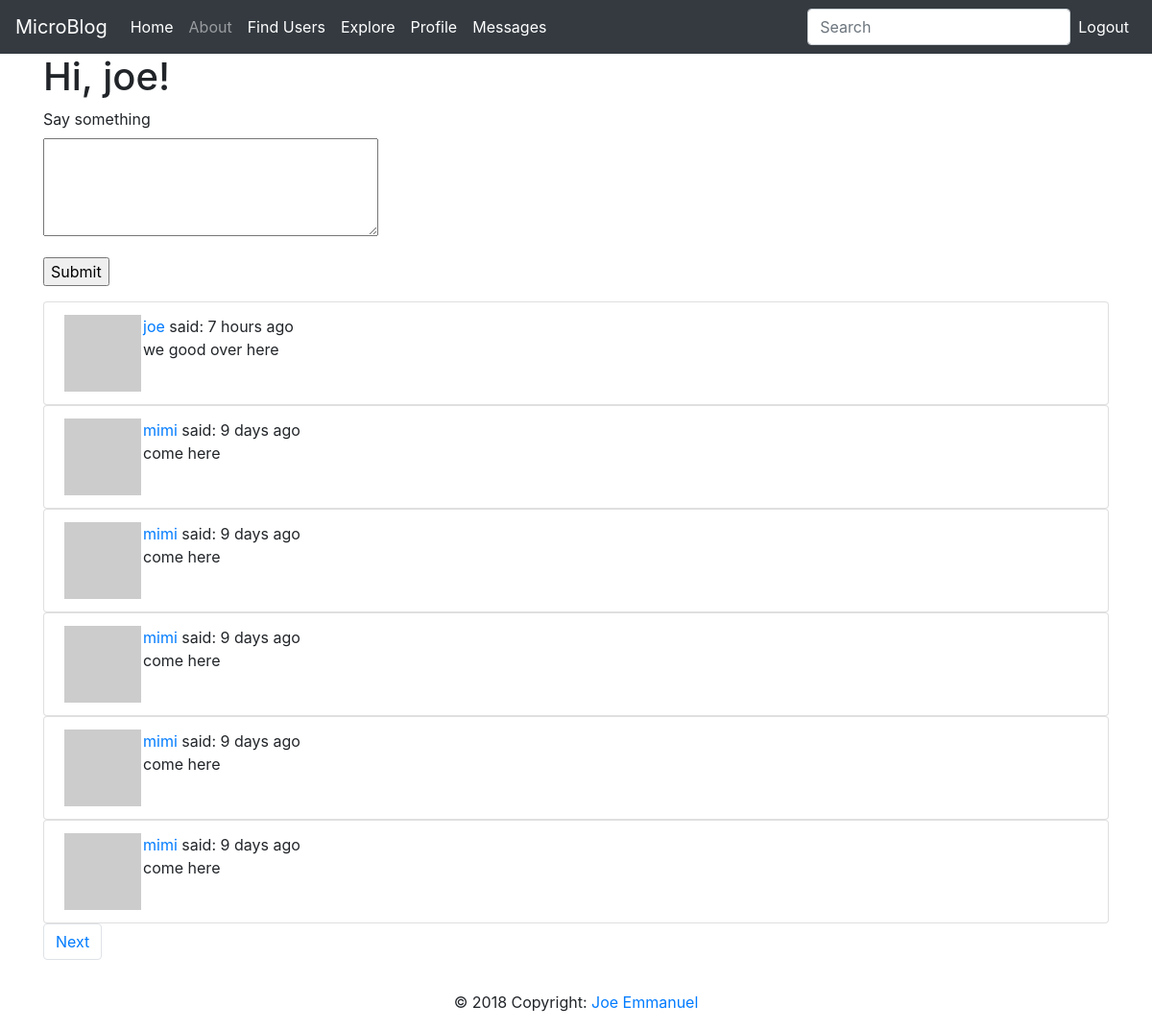
The page /index (signed in) on the database its author committed.
### app/models.py (models this page shows, shortened)
class User(UserMixin, db.Model):
    __tablename__ = 'user'
    id = db.Column(db.Integer, primary_key=True)
    username = db.Column(db.String(64), index=True, unique=True)
    email = db.Column(db.String(64), index=True, unique=True)
    password_hash = db.Column(db.String(128))
    posts = db.relationship('Post', backref='author', lazy='dynamic')
    about_me = db.Column(db.String(140))
    last_seen = db.Column(db.DateTime, default=datetime.utcnow)
    followed = db.relationship(
        'User', secondary=followers,
        primaryjoin=(followers.c.follower_id == id),
        secondaryjoin=(followers.c.followed_id == id),
        backref=db.backref('followers', lazy='dynamic'), lazy='dynamic')
    messages_sent = db.relationship('Message', foreign_keys='Message.sender_id',
                                    backref='author', lazy='dynamic')
    messages_received = db.relationship('Message', foreign_keys='Message.recipient_id',
                                        backref='recipient', lazy='dynamic')
    last_message_read_time = db.Column(db.DateTime)
    def avatar(self, size):
        digest = md5(self.email.lower().encode('utf-8')).hexdigest()
        return 'https://www.gravatar.com/avatar/{}?d=identicon&s={}'.format(
            digest, size)
    def new_messages(self):
        last_read_time = self.last_message_read_time or datetime(1900, 1, 1)
        return Message.query.filter_by(recipient=self).filter(Message.timestamp
                                                              > last_read_time).count()

class Post(db.Model):
    __tablename__ = 'posts'
    id = db.Column(db.Integer, primary_key=True)
    body = db.Column(db.String(140))
    timestamp = db.Column(db.DateTime, index=True, default=datetime.utcnow)
    user_id = db.Column(db.Integer, db.ForeignKey('user.id'))
    language = db.Column(db.String(5))

### app/main/routes.py (the view, shortened to what this page needs)
@bp.route('/', methods=['GET', 'POST'])
@bp.route('/index', methods=['GET', 'POST'])
@login_required
def index():
    form = PostForm()
    page = request.args.get('page', 1, type=int)
    posts = Post.query.order_by(Post.timestamp.desc()).paginate(page, current_app.config['POSTS_PER_PAGE'], False)
    next_url = url_for('main.index', page=posts.next_num) if posts.has_next else None
    prev_url = url_for('main.index', page=posts.prev_num) if posts.has_prev else None
    return render_template('index.html', title='Home', form=form, posts=posts.items, next_url=next_url, prev_url=prev_url)

### app/main/forms.py
class SearchForm(FlaskForm):
    q = StringField('Search', validators=[DataRequired()])
    def __init__(self, *args, **kwargs):
        if 'formdata' not in kwargs:
            kwargs['formdata'] = request.args
        if 'csrf_enabled' not in kwargs:
            kwargs['csrf_enabled'] = False
        super(SearchForm, self).__init__(*args, **kwargs)

class PostForm(FlaskForm):
    post = TextAreaField('Say something', validators=[DataRequired(), Length(min=1, max=140)])
    submit = SubmitField('Submit')

### app/main/routes.py (called while the page is built)
@bp.before_request
def before_request():
    if current_user.is_authenticated:
        current_user.last_seen = datetime.utcnow()
        db.session.commit()
        g.search_form = SearchForm()

### app/models.py (called while the page is built)
@login.user_loader
def loaded_user(id):
    return User.query.get(int(id))

### app/templates/index.html (shortened to what this page needs)
{% extends "base.html" %}
{% block content %}
    <h1>Hi, {{ current_user.username }}!</h1>
    {% if form %}
    <form action="" method="post">
        <p>
            {{ form.post.label }}<br>
            {{ form.post(cols=32, rows=4) }}<br>
        </p>
        <p>{{ form.submit() }}</p>
    </form>
    {% endif %}
    {% for post in posts %}
<ul class="list-group"><li class="list-group-item">{% include 'includes/_post.html' %}</li>
</ul>
    {% endfor %}
    <ul class="pagination">
    {% if next_url %}
    <li class="page-item">
      <a class="page-link" href="{{ next_url }}">Next</a>
    </li>
    {% endif %}
    </ul>
{% endblock %}

### app/templates/includes/_post.html
<table>
    <tr valign="top">
        <td><img src="{{ post.author.avatar(36) }}"></td>
        <td>
            <a href="{{ url_for('main.user', username=post.author.username) }}">
            {{ post.author.username }}
            </a>
            said: {{ moment(post.timestamp).fromNow() }}
            <br>
            {{ post.body }}
        </td>
    </tr>
</table>

### rows shown on the page
User: username "joe"
Post: author.username "joe", timestamp "7 hours ago", body "we good over here"
Post: author.username "mimi", timestamp "9 days ago", body "come here"
Post: author.username "mimi", timestamp "9 days ago", body "come here"
Post: author.username "mimi", timestamp "9 days ago", body "come here"
Post: author.username "mimi", timestamp "9 days ago", body "come here"
Post: author.username "mimi", timestamp "9 days ago", body "come here"

### other values the page prints
{{ 'Messages' }} "Messages"
